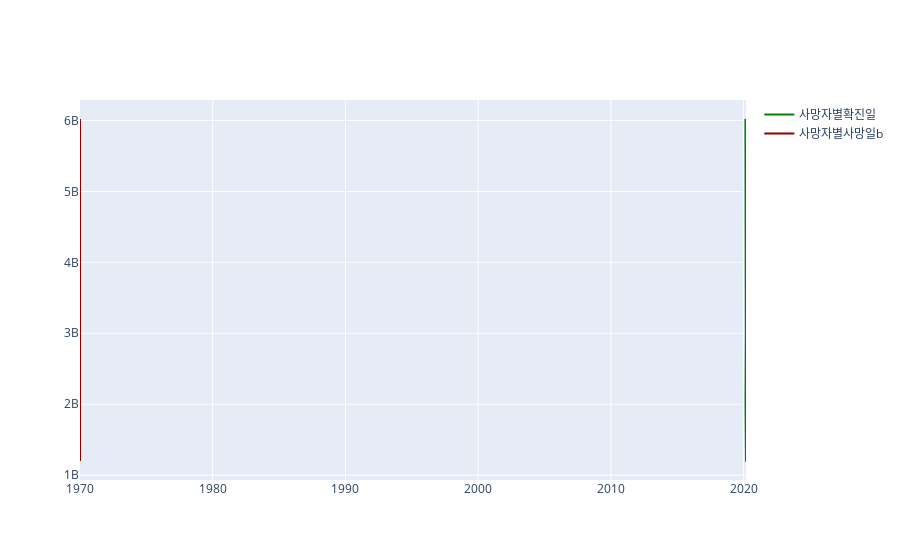

Here is the notebook cell this chart was saved with:
### Code cell
fig = go.Figure()

fig.add_trace(go.Line(x = a.confirmed_date ,y = a['patient_id'], mode = 'lines', name = '사망자별확진일', line = dict(color = 'green')))
fig.add_trace(go.Line(x = b.deceased_date ,y = b['patient_id'], mode = 'lines', name = '사망자별사망일b', line = dict(color = 'darkred')))

# fig.add_trace(go.Line(x = a1.date, y = a1['flu'], mode = 'lines', name = '독감', line = dict(color = 'forestgreen')))
# fig.add_trace(go.Line(x = a1.date, y = a1['pneumonia'], mode = 'lines', name = '폐렴', line = dict(color = 'orangered')))


fig.update_layout(barmode = 'overlay')
